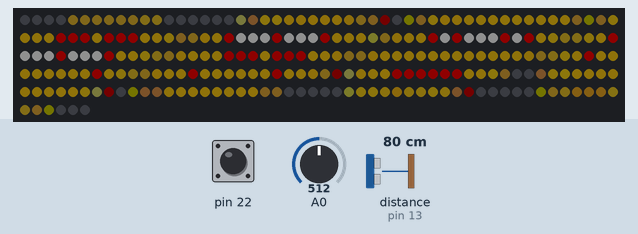
A sketch run on a simulated Arduino Mega 2560, built with avr-gcc and run on an emulated ATmega2560. On the bench: 256 RGB LEDs in strip order, left to right, continuing on the next row. Wiring (inferred from the names in the program): ultrasonic range finder: trigger pin 14; echo pin 13. Inputs (shaded band) come from the test bench; at power-on: distance to the obstacle (sensor on pin 13) 80 cm, pin 22 HIGH, A0 = 512. The echo pulse lasts 58.3 µs per cm; dim RGB values are drawn brighter than linear.

Above: at 1.2 s.
1.3 s: distance to the obstacle (sensor on pin 13) set to 2 cm
At 3.0 s:
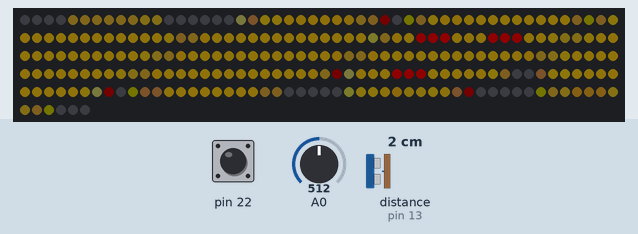
4.3 s: pin 22 pulled LOW for 0.15 s
At 5.7 s:
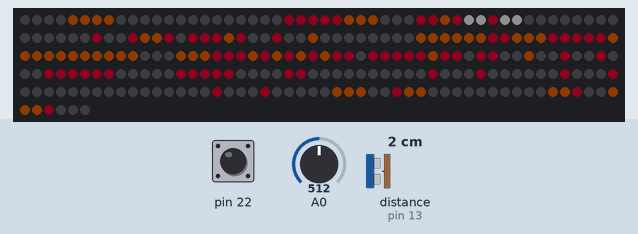
7.4 s: pin 22 pulled LOW for 3.2 s
At 7.8 s:
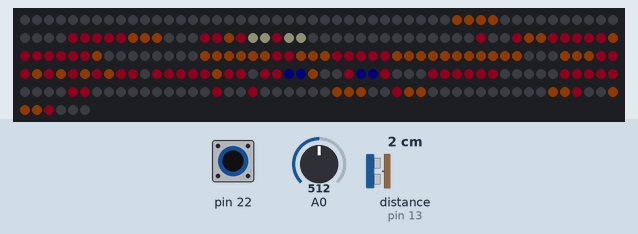
12.1 s: distance to the obstacle (sensor on pin 13) set to 18 cm
At 14.45 s:
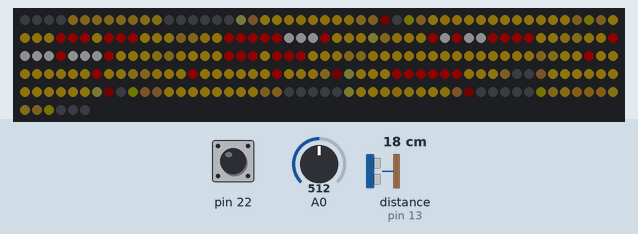
15.1 s: distance to the obstacle (sensor on pin 13) set to 4 cm
At 16.3 s:
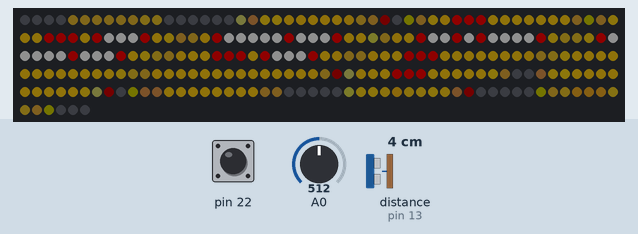
Timing chart, 0 to 18.1 s (numbered marks = the images above; inputs shaded):
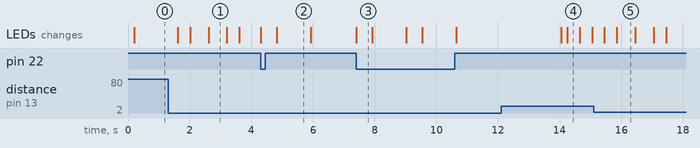

Measured:
- after the input at 1.3 s, the LEDs: change after 0.31 s (image 1)
- after the input at 4.3 s, the LEDs: first change at once (image 2 shows a later state)
- after the input at 7.4 s, the LEDs: change at once (image 3)
- after the input at 15.1 s, the LEDs: first change after 0.35 s (image 5 shows a later state)
- what the display in image 1 shows lasts 0.6 s, from 2.6 s to 3.2 s
- what the display in image 2 shows lasts 1.1 s, from 4.8 s to 5.9 s
- what the display in image 3 shows lasts 0.5 s, from 7.4 s to 7.9 s

The sketch:

mr.ino
```cpp
#include <GyverTimer.h>
#include "effects.h"
#include <FastLED.h>

#define jQbert

#define ECHO 13
#define TRIG 14
#define LIGHT_SENSOR 0

#define NUM_LEDS 256
#define DATA_PIN 5
#define BRIGHTNESS 15

CRGB leds[NUM_LEDS];

int Max_Dist_Cm = 15;
int Light_To_Sleep = 2800;

int Timeout_to_Animation = 350;
GTimer Timer_Animation;

int Time_Smile = 10000;
GTimer Timer_Smlie(MS,Time_Smile);

GTimer Timer_Off_Wow;
int Time_Off_Wow = 10000;

int Tim_Check_Dist = 350;
GTimer Timer_Check_Dist(MS,Tim_Check_Dist);

GTimer Timer_Frames(MS,200);

GTimer Timer_Alarm_Smile;
GTimer Timer_Alarm_Wow;

unsigned int kol_smile = 4;

unsigned int kol_wow = 6;

unsigned int kol_sleep = 6;

bool Alarm_Wow = 0;
bool Alarm_Smile = 0;
bool Alarm_Sleep = 0;

void setup() {
  Serial.begin(115200);

  FastLED.addLeds<WS2812B, DATA_PIN, GRB>(leds, NUM_LEDS);
  FastLED.setBrightness(BRIGHTNESS);

  pinMode(TRIG, OUTPUT);
  pinMode(ECHO, INPUT);

  pinMode(LIGHT_SENSOR, INPUT);
  analogWrite(LIGHT_SENSOR, LOW);

  #ifdef jQbert
    pinMode(22, INPUT_PULLUP);
  #endif
}

void loop(){

  #ifdef jQbert
    while(!digitalRead(22)){
      byte frame;
      for (frame=0;frame<2;frame++){
        setFrame(Qbert, frame);
        FastLED.show();
        delay(500);
     }
     delay(600);
      }
  #endif

  if (Alarm_Sleep){
    kol_smile = 4;
    kol_wow = 6;
    Sleep();
  }
  else if (Alarm_Wow){
    kol_sleep = 6;
    kol_smile = 4;
    Wow();
    if (Timer_Alarm_Wow.isReady()){
      kol_wow=6;
      Alarm_Wow = 0;
      Timer_Off_Wow.setTimeout(Time_Off_Wow);
      Timer_Smlie.reset();
      Timer_Alarm_Wow.reset();
      Timer_Alarm_Wow.stop();
    }
  }
  else{
    kol_sleep = 6;
    kol_wow = 6;
    if (Timer_Smlie.isReady()){
      Alarm_Smile = 1;
      Timer_Alarm_Smile.setTimeout(Timeout_to_Animation*kol_smile+20);
    }
    if (Timer_Alarm_Smile.isReady()){
      kol_smile=4;
      Alarm_Smile = 0;
      Timer_Alarm_Smile.reset();
    }
    if (Alarm_Smile) Smile();
    else{
		setFrame(standartSmile, 0);
	}

    if(!Alarm_Wow and Timer_Check_Dist.isReady() and (!Timer_Off_Wow.isEnabled() or Timer_Off_Wow.isReady())) CheckDist();
  }

  Alarm_Sleep = (!Light_on());

  if(Timer_Frames.isReady()) FastLED.show();
}

void setFrame(const uint32_t imgArr[][256], byte frame) {
  int i;

  for (i=0;i<NUM_LEDS;i++){
    uint32_t ledColor=pgm_read_dword(&(imgArr[frame][i]));
    leds[i]=ledColor;
  }

}

void CheckDist(){
  long duration, cm;
  digitalWrite(TRIG, LOW);
  delayMicroseconds(5);
  digitalWrite(TRIG, HIGH);


  delayMicroseconds(10);
  digitalWrite(TRIG, LOW);


  duration = pulseIn(ECHO, HIGH);


  cm = (duration / 2) / 29.1;


  if( cm <= Max_Dist_Cm ){
    Timer_Alarm_Wow.setTimeout(Timeout_to_Animation*kol_wow+20);
    Alarm_Wow=1;
  }
}

bool Light_on(){


  return( Light_To_Sleep -  analogRead(LIGHT_SENSOR) > 0);
}

void Sleep(){
  if (!Timer_Animation.isEnabled()){
    setFrame(sleepSmile, 0);
    kol_sleep = 5;
    Timer_Animation.setTimeout(Timeout_to_Animation);
  }
  if (Timer_Animation.isReady()){
    if (kol_sleep == 6){
      setFrame(sleepSmile, 0);
      kol_sleep = 5;
	  Timer_Animation.setTimeout(Timeout_to_Animation);
    }
    else if (kol_sleep == 5){
      setFrame(sleepSmile, 1);
      kol_sleep = 4;
      Timer_Animation.start();
    }
    else if (kol_sleep == 4){
      setFrame(sleepSmile, 2);
      kol_sleep = 3;
      Timer_Animation.start();
    }
    else if (kol_sleep == 3){
      setFrame(sleepSmile, 3);
      kol_sleep=2;
      Timer_Animation.start();
    }
	else if (kol_sleep == 2){
      setFrame(sleepSmile, 4);
      kol_sleep=1;
      Timer_Animation.start();
    }
	else if (kol_sleep == 1){
      setFrame(sleepSmile, 5);;
      kol_sleep=6;
      Timer_Animation.start();
    }
  }

}

void Smile(){
  if (!Timer_Animation.isEnabled()){
    setFrame(standartSmile, 0);
    kol_smile = 3;
    Timer_Animation.setTimeout(Timeout_to_Animation);
  }
  if (Timer_Animation.isReady()){
    if (kol_smile == 4){
      setFrame(standartSmile, 0);
      kol_smile = 3;
    Timer_Animation.setTimeout(Timeout_to_Animation);
    }
    else if (kol_smile == 3){
      setFrame(standartSmile, 1);
      kol_smile = 2;
      Timer_Animation.start();
    }
    else if (kol_smile == 2){
      setFrame(standartSmile, 2);
      kol_smile = 1;
      Timer_Animation.start();
    }
    else if (kol_smile == 1){
      setFrame(standartSmile, 3);
      kol_smile = 4;
      Timer_Animation.start();
    }
  }

}

void Wow(){
  if (!Timer_Animation.isEnabled()){
      setFrame(wowSmile, 0);
      kol_wow = 5;
    Timer_Animation.setTimeout(Timeout_to_Animation+200);
  }
  if (Timer_Animation.isReady()){
    if (kol_wow == 6){
      setFrame(wowSmile, 0);
      kol_wow = 5;
    Timer_Animation.setTimeout(Timeout_to_Animation+200);
    }
    else if (kol_wow == 5){
      setFrame(wowSmile, 1);
      kol_wow = 4;
      Timer_Animation.start();
    }
    else if (kol_wow == 4){
      setFrame(wowSmile, 2);
      kol_wow = 3;
      Timer_Animation.start();
    }
    else if (kol_wow == 3){
      setFrame(wowSmile, 3);
      kol_wow = 2;
      Timer_Animation.start();
    }
    else if (kol_wow == 2){
      setFrame(wowSmile, 4);
      kol_wow = 1;
      Timer_Animation.start();
    }
    else if (kol_wow == 1){
      setFrame(wowSmile, 5);
      kol_wow=6;
      Timer_Animation.start();
    }
  }

}
```

Source omitted: effects.h (48057 bytes)
